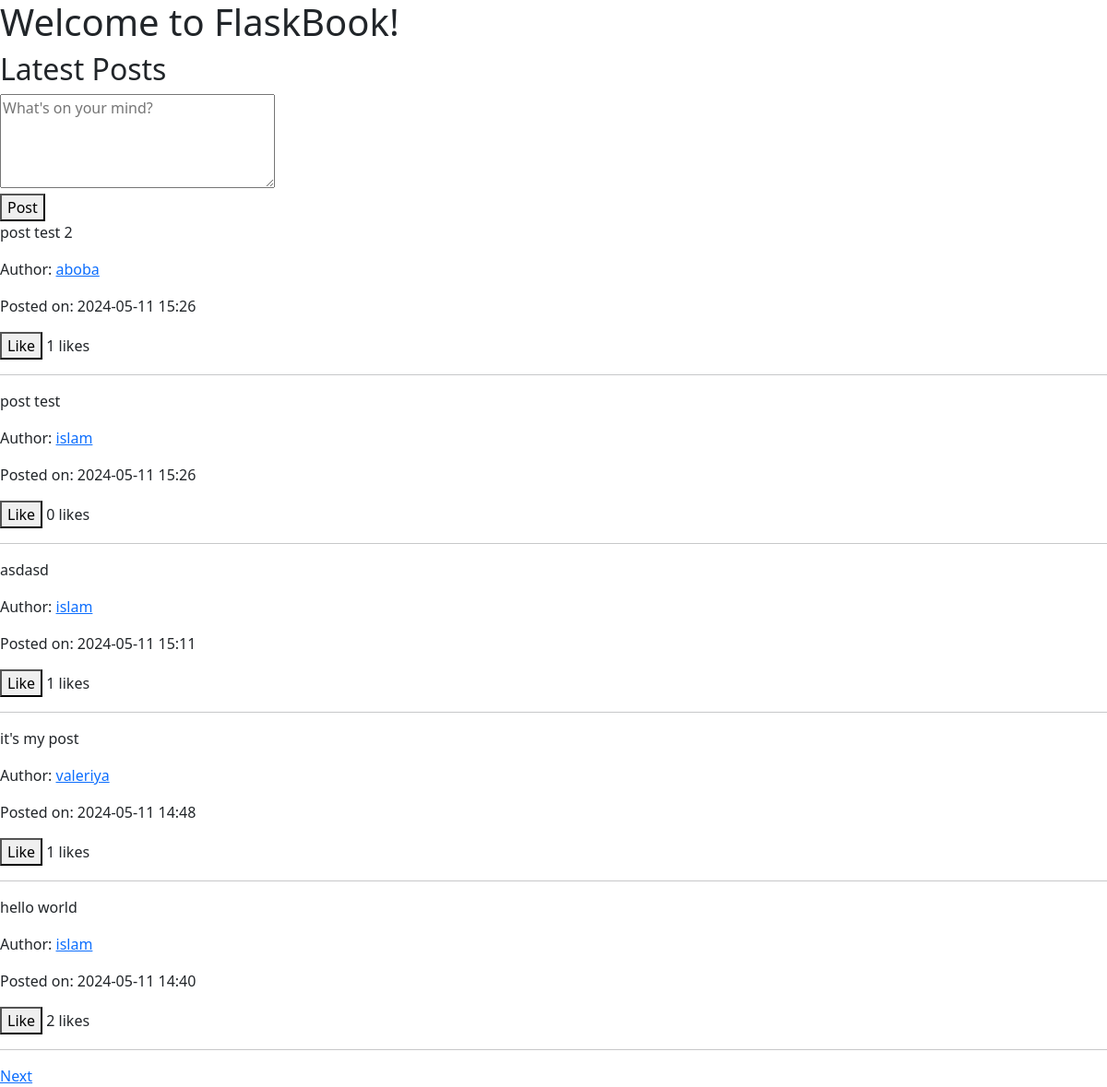
Page / (signed in) on the committed database.
### server1.py (models this page shows)
class Post(db.Model):
    id = db.Column(db.Integer, primary_key=True)
    content = db.Column(db.String(140), nullable=False)
    timestamp = db.Column(db.DateTime, nullable=False, default=datetime.utcnow)
    user_id = db.Column(db.Integer, db.ForeignKey('user.id'), nullable=False)
    likes = db.relationship('Like', backref='post', lazy=True)

class User(db.Model):
    id = db.Column(db.Integer, primary_key=True)
    nickname = db.Column(db.String(50), unique=True, nullable=False)
    email = db.Column(db.String(120), unique=True, nullable=False)
    birth_date = db.Column(db.DateTime, nullable=False)
    password = db.Column(db.String(60), nullable=False)
    posts = db.relationship('Post', backref='author', lazy=True)

### server1.py (the view)
@app.route('/')
def index():
    if 'user_id' not in session:
        return redirect(url_for('login'))
    page = request.args.get('page', 1, type=int)
    per_page = 5
    posts = Post.query.order_by(Post.timestamp.desc()).paginate(page=page, per_page=per_page, error_out=False)
    return render_template('index1.html', posts=posts)

### templates/index1.html (shortened to what this page needs)
<!DOCTYPE html>
<html lang="en">
<head>
    <link href="https://cdn.jsdelivr.net/npm/bootstrap@5.3.3/dist/css/bootstrap.min.css" rel="stylesheet">
</head>
<body>
    <h1>Welcome to FlaskBook!</h1>
    <h2>Latest Posts</h2>
    <form action="{{ url_for('make_post') }}" method="post">
        <textarea name="content" cols="30" rows="4" placeholder="What's on your mind?" required></textarea><br>
        <button type="submit">Post</button>
    </form>
    {% for post in posts %}
    <div>
        <p>{{ post.content }}</p>
        <p>Author: <a href="{{ url_for('user', user_id=post.author.id) }}">{{ post.author.nickname }}</a></p>
        <p>Posted on: {{ post.timestamp.strftime('%Y-%m-%d %H:%M') }}</p>
        <form action="{{ url_for('like', post_id=post.id) }}" method="post">
            <button type="submit">Like</button> {{ post.likes|length }} likes
        </form>
        <hr>
    </div>
    {% endfor %}
    {% if posts.has_next %}
        <a href="{{ url_for('index', page=posts.next_num) }}">Next</a>
    {% endif %}
</body>
</html>

### rows in the picture
Post: content "post test 2", author.nickname "aboba", timestamp "2024-05-11 15:26", likes|length "1"
Post: content "post test", author.nickname "islam", timestamp "2024-05-11 15:26", likes|length "0"
Post: content "asdasd", author.nickname "islam", timestamp "2024-05-11 15:11", likes|length "1"
Post: content "it's my post", author.nickname "valeriya", timestamp "2024-05-11 14:48", likes|length "1"
Post: content "hello world", author.nickname "islam", timestamp "2024-05-11 14:40", likes|length "2"
